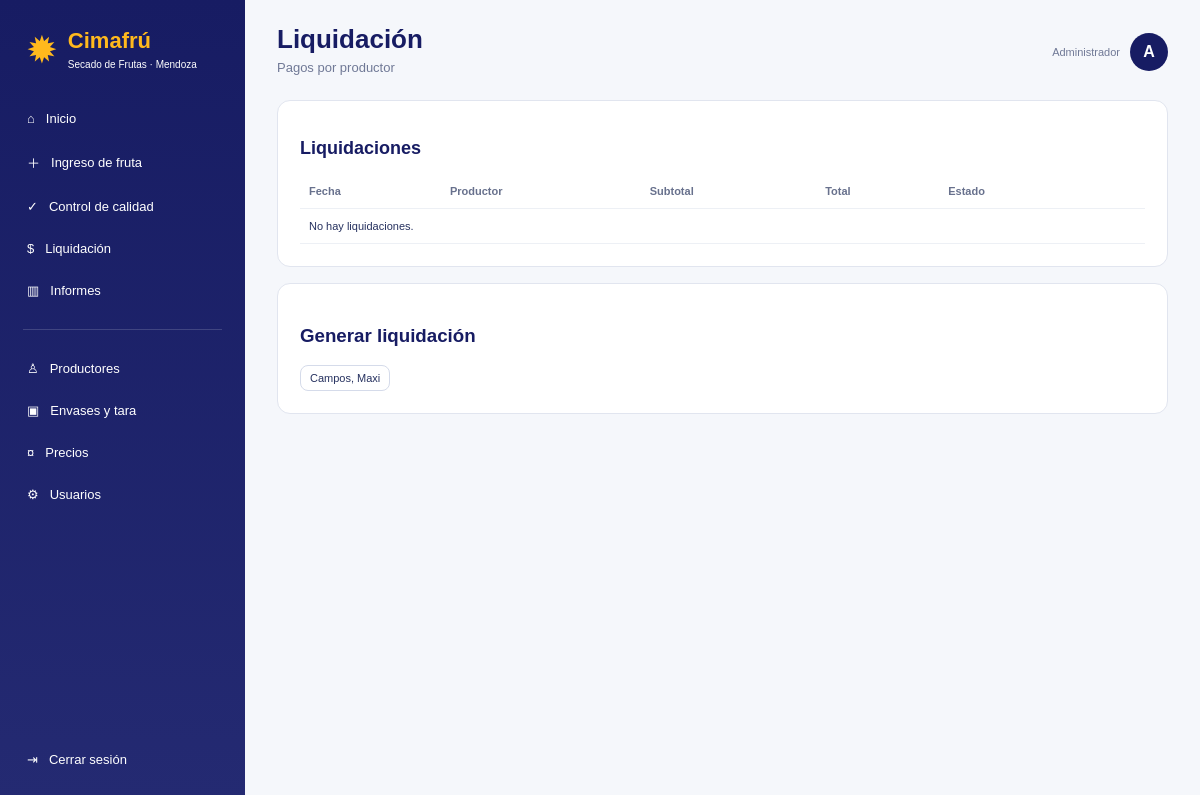
/liquidaciones (signed in), run on the app's committed database.
### app.py (models this page shows)
class Usuario(UserMixin,db.Model):
    id=db.Column(db.Integer,primary_key=True); usuario=db.Column(db.String(100),unique=True,nullable=False)
    password=db.Column(db.String(200),nullable=False); nombre=db.Column(db.String(120),default='')
    rol=db.Column(db.String(30),default='general',nullable=False); activo=db.Column(db.Boolean,default=True,nullable=False)

class Productor(db.Model):
    id=db.Column(db.Integer,primary_key=True); nombre=db.Column(db.String(100),nullable=False); apellido=db.Column(db.String(100),nullable=False)
    dni=db.Column(db.String(30),unique=True,nullable=False); telefono=db.Column(db.String(50)); email=db.Column(db.String(100)); localidad=db.Column(db.String(100)); activo=db.Column(db.Boolean,default=True,nullable=False)
    vales=db.relationship('Vale',back_populates='productor'); liquidaciones=db.relationship('Liquidacion',back_populates='productor'); ingresos=db.relationship('IngresoFruta',back_populates='productor')

### app.py (the view)
@app.route('/liquidaciones')
@roles_requeridos('liquidaciones','general')
def liquidaciones(): return render_template('liquidaciones.html',liquidaciones=Liquidacion.query.order_by(Liquidacion.fecha.desc()).all(),productores=Productor.query.filter_by(activo=True).all())

### app.py (called while the page is built)
@login_manager.user_loader
def cargar_usuario(uid): return db.session.get(Usuario,int(uid))

@app.context_processor
def globals_template(): return {'ROLES':ROLES,'FRUTAS':FRUTAS,'VARIEDADES':VARIEDADES}

def roles_requeridos(*roles):
    def deco(view):
        @wraps(view)
        def wrapped(*args,**kwargs):
            if not current_user.is_authenticated: return login_manager.unauthorized()
            if not current_user.activo: logout_user(); flash('Usuario desactivado.','error'); return redirect(url_for('login'))
            if current_user.rol not in roles and current_user.rol!='administrador': abort(403)
            return view(*args,**kwargs)
        return wrapped
    return deco

@app.before_request
def bloquear_inactivos():
    if current_user.is_authenticated and not current_user.activo and request.endpoint not in ('logout','login','static'):
        logout_user(); return redirect(url_for('login'))

### templates/liquidaciones.html
{% extends 'base.html' %}{% block header %}Liquidación{% endblock %}{% block subtitle %}Pagos por productor{% endblock %}{% block content %}<div class="card"><h2>Liquidaciones</h2><table><thead><tr><th>Fecha</th><th>Productor</th><th>Subtotal</th><th>Total</th><th>Estado</th><th></th></tr></thead><tbody>{% for l in liquidaciones %}<tr><td>{{l.fecha.strftime('%d/%m/%Y')}}</td><td>{{l.productor.apellido}}, {{l.productor.nombre}}</td><td>{{l.subtotal|moneda}}</td><td><b>{{l.total|moneda}}</b></td><td>{{l.estado}}</td><td><a class="btn-small" href="{{url_for('detalle_liquidacion',id=l.id)}}">Ver</a></td></tr>{% else %}<tr><td colspan="6">No hay liquidaciones.</td></tr>{% endfor %}</tbody></table></div><div class="card"><h3>Generar liquidación</h3>{% for p in productores %}<a class="btn-small" href="{{url_for('nueva_liquidacion',productor_id=p.id)}}">{{p.apellido}}, {{p.nombre}}</a> {% endfor %}</div>{% endblock %}

### templates/base.html (shortened to what this page needs)
<!doctype html><html lang="es"><head><link rel="stylesheet" href="{{ url_for('static',filename='estilos.css') }}"></head><body>
<aside class="sidebar"><div class="brand"><div class="brand-mark">✹</div><div><strong>Cimafrú</strong><small>Secado de Frutas · Mendoza</small></div></div><nav class="nav">
<a href="{{url_for('dashboard')}}">⌂ <span>Inicio</span></a>{% if current_user.rol in ['administrador','general','bascula'] %}<a href="{{url_for('ingreso_fruta')}}">＋ <span>Ingreso de fruta</span></a>{% endif %}{% if current_user.rol in ['administrador','general','calidad'] %}<a href="{{url_for('cola_calidad')}}">✓ <span>Control de calidad</span></a>{% endif %}{% if current_user.rol in ['administrador','general','liquidaciones'] %}<a href="{{url_for('liquidaciones')}}">$ <span>Liquidación</span></a>{% endif %}<a href="{{url_for('informes')}}">▥ <span>Informes</span></a><div class="nav-separator"></div>{% if current_user.rol in ['administrador','general','bascula'] %}<a href="{{url_for('productores')}}">♙ <span>Productores</span></a><a href="{{url_for('envases')}}">▣ <span>Envases y tara</span></a>{% endif %}{% if current_user.rol in ['administrador','general','precios'] %}<a href="{{url_for('precios')}}">¤ <span>Precios</span></a>{% endif %}{% if current_user.rol=='administrador' %}<a href="{{url_for('usuarios')}}">⚙ <span>Usuarios</span></a>{% endif %}</nav><a class="logout" href="{{url_for('logout')}}">⇥ <span>Cerrar sesión</span></a></aside>
<main class="contenido"><header class="topbar"><div><h1>{% block header %}{% endblock %}</h1><p>{% block subtitle %}{% endblock %}</p></div><div class="perfil"><span class="role">{{ ROLES.get(current_user.rol,current_user.rol) }}</span><div class="avatar">{{ current_user.usuario[0]|upper }}</div></div></header>{% block content %}{% endblock %}</main></body></html>

### static/estilos.css (style rules this page uses)
:root { --navy:#171c63;--navy2:#292f7b;--yellow:#ffb91d;--bg:#f5f7fb;--text:#26315f;--muted:#707996;--line:#e1e5ef;--green:#3da45b;--red:#d95c50 }
* { box-sizing:border-box }
body { margin:0;background:var(--bg);font-family:Arial,sans-serif;color:var(--text) }
a { text-decoration:none;color:inherit }
.sidebar { position:fixed;left:0;top:0;bottom:0;width:245px;background:linear-gradient(180deg,var(--navy),#242a72);color:#fff;padding:22px 14px;display:flex;flex-direction:column;z-index:10 }
.brand { display:flex;gap:10px;align-items:center;padding:6px 12px 28px }
.brand-mark { font-size:38px;color:var(--yellow) }
.brand strong { display:block;color:var(--yellow);font-size:22px }
.brand small { font-size:10px }
.nav { display:flex;flex-direction:column;gap:5px }
.nav a,.logout { padding:11px 13px;border-radius:9px;display:flex;gap:11px;align-items:center;font-size:13px }
.nav-separator { height:1px;background:#ffffff28;margin:15px 9px }
.logout { margin-top:auto }
.contenido { margin-left:245px;padding:24px 32px;min-height:100vh }
.topbar { display:flex;justify-content:space-between;align-items:center;margin-bottom:20px }
.topbar h1 { margin:0;color:var(--navy);font-size:26px }
.topbar p { margin:5px 0;color:var(--muted);font-size:13px }
.perfil { display:flex;align-items:center;gap:10px }
.role { font-size:11px;color:var(--muted) }
.avatar { width:38px;height:38px;border-radius:50%;background:var(--navy);color:#fff;display:grid;place-items:center;font-weight:bold }
.stat,.quick,.card { background:#fff;border:1px solid var(--line);border-radius:13px }
.card { padding:22px;margin-bottom:16px }
.card h2 { color:var(--navy);font-size:18px }
.card h3 { color:var(--navy) }
.btn-primary,.btn-secondary,.btn-small { display:inline-flex;align-items:center;justify-content:center;padding:10px 15px;border-radius:8px;border:1px solid transparent;cursor:pointer }
.btn-small { padding:6px 9px;border-color:#d5dbea;font-size:11px }
table { width:100%;border-collapse:collapse }
th,td { padding:11px 9px;border-bottom:1px solid #edf0f5;text-align:left;font-size:11px }
th { color:#68718d }

### data on the page
Usuario: get "Administrador", usuario "A"
Productor: apellido "Campos", nombre "Maxi"
